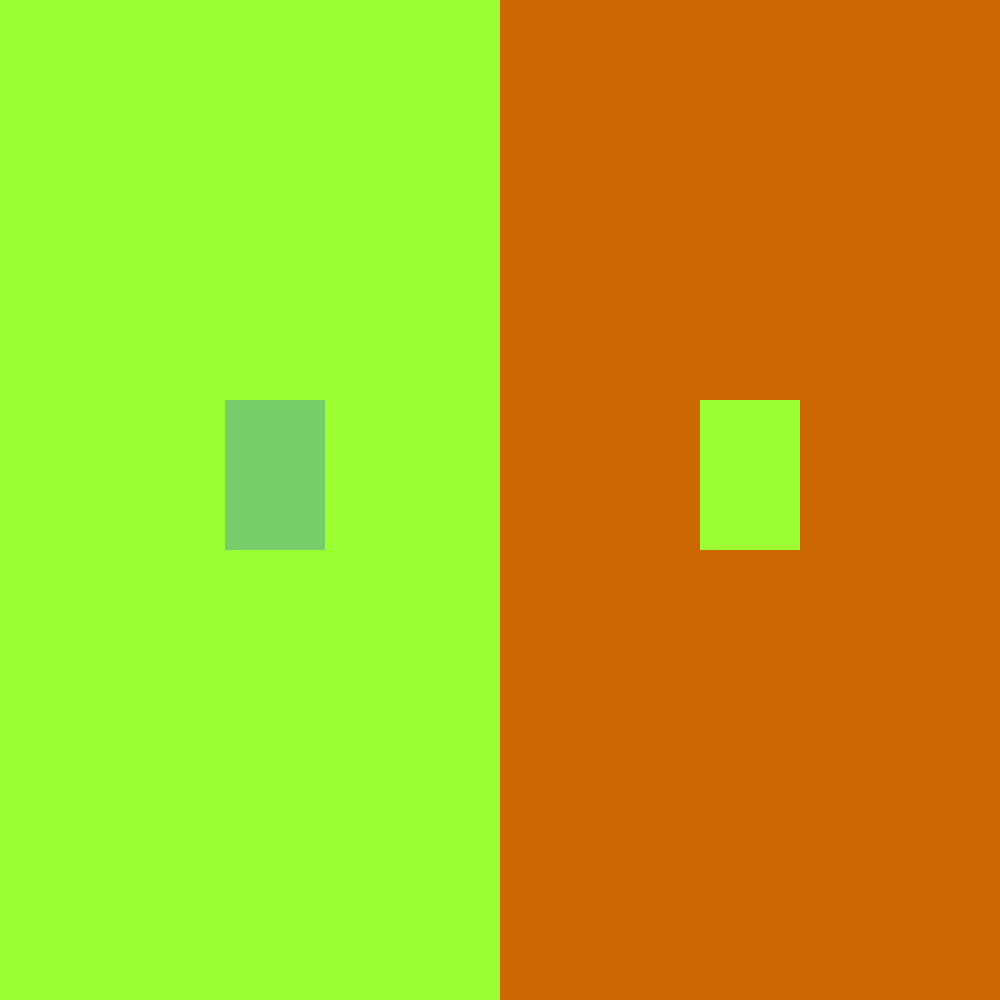
Frame 1 (no input)
Frame 60 (the mouse pressed at the canvas centre just before this capture): identical to frame 1, image omitted
Frame 120 (the mouse held since frame 60 and released just before this capture): identical to frame 1, image omitted

The Processing sketch that drew this single still picture (run headless with seeded random() and noise(); from frame 60 on, the mouse is pressed at the canvas centre):

// Processing sketch: HW1_2
// ── HW1_2.pde

PShape s;
void setup() {
  size(1000, 1000);
  background(155, 255, 51);
  s = createShape();
  beginShape();
  noStroke();
  fill( 204, 102, 0);
  rect(500, 0, 500, 1000);

 }
// ── Small_Squares.pde
void draw() {

  fill (120, 206, 107);
  rect(225, 400, 100, 150);
  fill (155, 255, 51);
  rect(700, 400, 100, 150);
}
